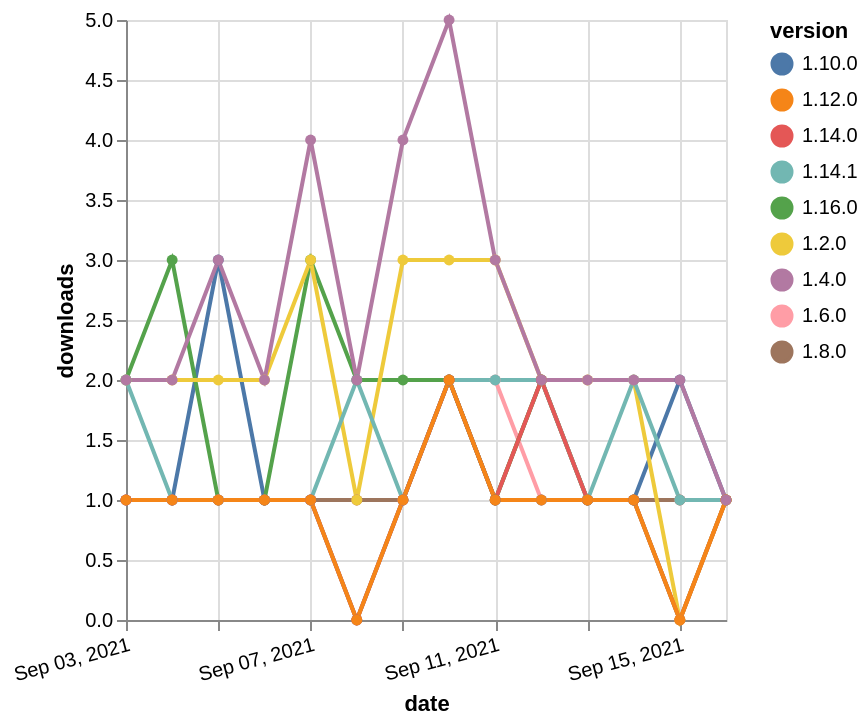

The Vega-Lite source for this figure:
### Vega-Lite specification from a JSON file in a GitHub repository (floating-point values rounded to 4 significant figures)
{"$schema": "https://vega.github.io/schema/vega-lite/v5.json", "description": "A simple bar chart with embedded data.", "data": {"values": [{"date": "2021-09-03", "total": 339, "delta": 1, "version": "1.6.0"}, {"date": "2021-09-04", "total": 340, "delta": 1, "version": "1.6.0"}, {"date": "2021-09-05", "total": 341, "delta": 1, "version": "1.6.0"}, {"date": "2021-09-06", "total": 342, "delta": 1, "version": "1.6.0"}, {"date": "2021-09-07", "total": 343, "delta": 1, "version": "1.6.0"}, {"date": "2021-09-08", "total": 344, "delta": 1, "version": "1.6.0"}, {"date": "2021-09-09", "total": 345, "delta": 1, "version": "1.6.0"}, {"date": "2021-09-10", "total": 347, "delta": 2, "version": "1.6.0"}, {"date": "2021-09-11", "total": 349, "delta": 2, "version": "1.6.0"}, {"date": "2021-09-12", "total": 350, "delta": 1, "version": "1.6.0"}, {"date": "2021-09-13", "total": 351, "delta": 1, "version": "1.6.0"}, {"date": "2021-09-14", "total": 352, "delta": 1, "version": "1.6.0"}, {"date": "2021-09-15", "total": 353, "delta": 1, "version": "1.6.0"}, {"date": "2021-09-16", "total": 354, "delta": 1, "version": "1.6.0"}, {"date": "2021-09-03", "total": 217, "delta": 1, "version": "1.8.0"}, {"date": "2021-09-04", "total": 218, "delta": 1, "version": "1.8.0"}, {"date": "2021-09-05", "total": 219, "delta": 1, "version": "1.8.0"}, {"date": "2021-09-06", "total": 220, "delta": 1, "version": "1.8.0"}, {"date": "2021-09-07", "total": 221, "delta": 1, "version": "1.8.0"}, {"date": "2021-09-08", "total": 222, "delta": 1, "version": "1.8.0"}, {"date": "2021-09-09", "total": 223, "delta": 1, "version": "1.8.0"}, {"date": "2021-09-10", "total": 225, "delta": 2, "version": "1.8.0"}, {"date": "2021-09-11", "total": 226, "delta": 1, "version": "1.8.0"}, {"date": "2021-09-12", "total": 228, "delta": 2, "version": "1.8.0"}, {"date": "2021-09-13", "total": 229, "delta": 1, "version": "1.8.0"}, {"date": "2021-09-14", "total": 230, "delta": 1, "version": "1.8.0"}, {"date": "2021-09-15", "total": 231, "delta": 1, "version": "1.8.0"}, {"date": "2021-09-16", "total": 232, "delta": 1, "version": "1.8.0"}, {"date": "2021-09-03", "total": 210, "delta": 1, "version": "1.10.0"}, {"date": "2021-09-04", "total": 211, "delta": 1, "version": "1.10.0"}, {"date": "2021-09-05", "total": 214, "delta": 3, "version": "1.10.0"}, {"date": "2021-09-06", "total": 215, "delta": 1, "version": "1.10.0"}, {"date": "2021-09-07", "total": 216, "delta": 1, "version": "1.10.0"}, {"date": "2021-09-08", "total": 216, "delta": 0, "version": "1.10.0"}, {"date": "2021-09-09", "total": 217, "delta": 1, "version": "1.10.0"}, {"date": "2021-09-10", "total": 219, "delta": 2, "version": "1.10.0"}, {"date": "2021-09-11", "total": 220, "delta": 1, "version": "1.10.0"}, {"date": "2021-09-12", "total": 221, "delta": 1, "version": "1.10.0"}, {"date": "2021-09-13", "total": 222, "delta": 1, "version": "1.10.0"}, {"date": "2021-09-14", "total": 223, "delta": 1, "version": "1.10.0"}, {"date": "2021-09-15", "total": 225, "delta": 2, "version": "1.10.0"}, {"date": "2021-09-16", "total": 226, "delta": 1, "version": "1.10.0"}, {"date": "2021-09-03", "total": 149, "delta": 2, "version": "1.16.0"}, {"date": "2021-09-04", "total": 152, "delta": 3, "version": "1.16.0"}, {"date": "2021-09-05", "total": 153, "delta": 1, "version": "1.16.0"}, {"date": "2021-09-06", "total": 154, "delta": 1, "version": "1.16.0"}, {"date": "2021-09-07", "total": 157, "delta": 3, "version": "1.16.0"}, {"date": "2021-09-08", "total": 159, "delta": 2, "version": "1.16.0"}, {"date": "2021-09-09", "total": 161, "delta": 2, "version": "1.16.0"}, {"date": "2021-09-10", "total": 163, "delta": 2, "version": "1.16.0"}, {"date": "2021-09-11", "total": 164, "delta": 1, "version": "1.16.0"}, {"date": "2021-09-12", "total": 166, "delta": 2, "version": "1.16.0"}, {"date": "2021-09-13", "total": 167, "delta": 1, "version": "1.16.0"}, {"date": "2021-09-14", "total": 168, "delta": 1, "version": "1.16.0"}, {"date": "2021-09-15", "total": 168, "delta": 0, "version": "1.16.0"}, {"date": "2021-09-16", "total": 169, "delta": 1, "version": "1.16.0"}, {"date": "2021-09-03", "total": 2610, "delta": 2, "version": "1.2.0"}, {"date": "2021-09-04", "total": 2612, "delta": 2, "version": "1.2.0"}, {"date": "2021-09-05", "total": 2614, "delta": 2, "version": "1.2.0"}, {"date": "2021-09-06", "total": 2616, "delta": 2, "version": "1.2.0"}, {"date": "2021-09-07", "total": 2619, "delta": 3, "version": "1.2.0"}, {"date": "2021-09-08", "total": 2620, "delta": 1, "version": "1.2.0"}, {"date": "2021-09-09", "total": 2623, "delta": 3, "version": "1.2.0"}, {"date": "2021-09-10", "total": 2626, "delta": 3, "version": "1.2.0"}, {"date": "2021-09-11", "total": 2629, "delta": 3, "version": "1.2.0"}, {"date": "2021-09-12", "total": 2631, "delta": 2, "version": "1.2.0"}, {"date": "2021-09-13", "total": 2633, "delta": 2, "version": "1.2.0"}, {"date": "2021-09-14", "total": 2635, "delta": 2, "version": "1.2.0"}, {"date": "2021-09-15", "total": 2635, "delta": 0, "version": "1.2.0"}, {"date": "2021-09-16", "total": 2636, "delta": 1, "version": "1.2.0"}, {"date": "2021-09-03", "total": 191, "delta": 2, "version": "1.14.1"}, {"date": "2021-09-04", "total": 192, "delta": 1, "version": "1.14.1"}, {"date": "2021-09-05", "total": 193, "delta": 1, "version": "1.14.1"}, {"date": "2021-09-06", "total": 194, "delta": 1, "version": "1.14.1"}, {"date": "2021-09-07", "total": 195, "delta": 1, "version": "1.14.1"}, {"date": "2021-09-08", "total": 197, "delta": 2, "version": "1.14.1"}, {"date": "2021-09-09", "total": 198, "delta": 1, "version": "1.14.1"}, {"date": "2021-09-10", "total": 200, "delta": 2, "version": "1.14.1"}, {"date": "2021-09-11", "total": 202, "delta": 2, "version": "1.14.1"}, {"date": "2021-09-12", "total": 204, "delta": 2, "version": "1.14.1"}, {"date": "2021-09-13", "total": 205, "delta": 1, "version": "1.14.1"}, {"date": "2021-09-14", "total": 207, "delta": 2, "version": "1.14.1"}, {"date": "2021-09-15", "total": 208, "delta": 1, "version": "1.14.1"}, {"date": "2021-09-16", "total": 209, "delta": 1, "version": "1.14.1"}, {"date": "2021-09-03", "total": 202, "delta": 1, "version": "1.14.0"}, {"date": "2021-09-04", "total": 203, "delta": 1, "version": "1.14.0"}, {"date": "2021-09-05", "total": 204, "delta": 1, "version": "1.14.0"}, {"date": "2021-09-06", "total": 205, "delta": 1, "version": "1.14.0"}, {"date": "2021-09-07", "total": 206, "delta": 1, "version": "1.14.0"}, {"date": "2021-09-08", "total": 206, "delta": 0, "version": "1.14.0"}, {"date": "2021-09-09", "total": 207, "delta": 1, "version": "1.14.0"}, {"date": "2021-09-10", "total": 209, "delta": 2, "version": "1.14.0"}, {"date": "2021-09-11", "total": 210, "delta": 1, "version": "1.14.0"}, {"date": "2021-09-12", "total": 212, "delta": 2, "version": "1.14.0"}, {"date": "2021-09-13", "total": 213, "delta": 1, "version": "1.14.0"}, {"date": "2021-09-14", "total": 214, "delta": 1, "version": "1.14.0"}, {"date": "2021-09-15", "total": 214, "delta": 0, "version": "1.14.0"}, {"date": "2021-09-16", "total": 215, "delta": 1, "version": "1.14.0"}, {"date": "2021-09-03", "total": 299, "delta": 1, "version": "1.12.0"}, {"date": "2021-09-04", "total": 300, "delta": 1, "version": "1.12.0"}, {"date": "2021-09-05", "total": 301, "delta": 1, "version": "1.12.0"}, {"date": "2021-09-06", "total": 302, "delta": 1, "version": "1.12.0"}, {"date": "2021-09-07", "total": 303, "delta": 1, "version": "1.12.0"}, {"date": "2021-09-08", "total": 303, "delta": 0, "version": "1.12.0"}, {"date": "2021-09-09", "total": 304, "delta": 1, "version": "1.12.0"}, {"date": "2021-09-10", "total": 306, "delta": 2, "version": "1.12.0"}, {"date": "2021-09-11", "total": 307, "delta": 1, "version": "1.12.0"}, {"date": "2021-09-12", "total": 308, "delta": 1, "version": "1.12.0"}, {"date": "2021-09-13", "total": 309, "delta": 1, "version": "1.12.0"}, {"date": "2021-09-14", "total": 310, "delta": 1, "version": "1.12.0"}, {"date": "2021-09-15", "total": 310, "delta": 0, "version": "1.12.0"}, {"date": "2021-09-16", "total": 311, "delta": 1, "version": "1.12.0"}, {"date": "2021-09-03", "total": 2519, "delta": 2, "version": "1.4.0"}, {"date": "2021-09-04", "total": 2521, "delta": 2, "version": "1.4.0"}, {"date": "2021-09-05", "total": 2524, "delta": 3, "version": "1.4.0"}, {"date": "2021-09-06", "total": 2526, "delta": 2, "version": "1.4.0"}, {"date": "2021-09-07", "total": 2530, "delta": 4, "version": "1.4.0"}, {"date": "2021-09-08", "total": 2532, "delta": 2, "version": "1.4.0"}, {"date": "2021-09-09", "total": 2536, "delta": 4, "version": "1.4.0"}, {"date": "2021-09-10", "total": 2541, "delta": 5, "version": "1.4.0"}, {"date": "2021-09-11", "total": 2544, "delta": 3, "version": "1.4.0"}, {"date": "2021-09-12", "total": 2546, "delta": 2, "version": "1.4.0"}, {"date": "2021-09-13", "total": 2548, "delta": 2, "version": "1.4.0"}, {"date": "2021-09-14", "total": 2550, "delta": 2, "version": "1.4.0"}, {"date": "2021-09-15", "total": 2552, "delta": 2, "version": "1.4.0"}, {"date": "2021-09-16", "total": 2553, "delta": 1, "version": "1.4.0"}]}, "width": "container", "mark": {"type": "line", "point": {"filled": true}}, "encoding": {"x": {"field": "date", "type": "temporal", "timeUnit": "yearmonthdate", "title": "date", "axis": {"labelAngle": -15}}, "y": {"field": "delta", "type": "quantitative", "title": "downloads"}, "color": {"field": "version", "type": "nominal"}, "tooltip": {"field": "delta"}}}
